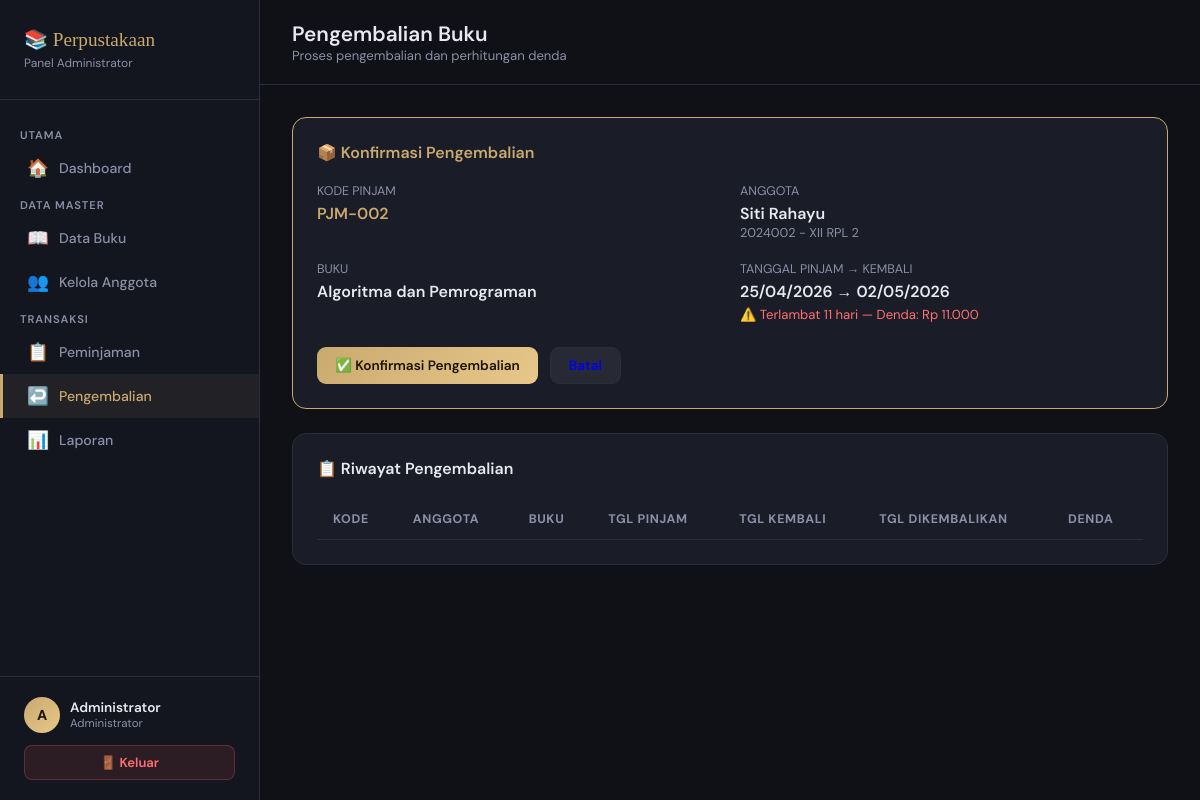
Page /admin/pengembalian.php?id=2 (signed in) on the committed database.
### tables this page shows
CREATE TABLE IF NOT EXISTS peminjaman (
    id INT AUTO_INCREMENT PRIMARY KEY,
    kode_pinjam VARCHAR(20) NOT NULL UNIQUE,
    anggota_id INT NOT NULL,
    buku_id INT NOT NULL,
    tgl_pinjam DATE NOT NULL,
    tgl_kembali DATE NOT NULL,
    tgl_pengembalian DATE NULL,
    status ENUM('dipinjam','dikembalikan','terlambat') DEFAULT 'dipinjam',
    denda INT DEFAULT 0,
    created_at TIMESTAMP DEFAULT CURRENT_TIMESTAMP,
    FOREIGN KEY (anggota_id) REFERENCES anggota(id),
    FOREIGN KEY (buku_id) REFERENCES buku(id)
);

CREATE TABLE IF NOT EXISTS anggota (
    id INT AUTO_INCREMENT PRIMARY KEY,
    nis VARCHAR(20) NOT NULL UNIQUE,
    nama VARCHAR(100) NOT NULL,
    kelas VARCHAR(20),
    alamat TEXT,
    telepon VARCHAR(15),
    user_id INT,
    created_at TIMESTAMP DEFAULT CURRENT_TIMESTAMP,
    FOREIGN KEY (user_id) REFERENCES user(id) ON DELETE SET NULL
);

CREATE TABLE IF NOT EXISTS buku (
    id INT AUTO_INCREMENT PRIMARY KEY,
    kode_buku VARCHAR(20) NOT NULL UNIQUE,
    judul VARCHAR(200) NOT NULL,
    pengarang VARCHAR(100),
    penerbit VARCHAR(100),
    tahun_terbit YEAR,
    kategori VARCHAR(50),
    stok INT DEFAULT 0,
    created_at TIMESTAMP DEFAULT CURRENT_TIMESTAMP
);

### admin/pengembalian.php (the view, shortened to what this page needs)
<?php
include "../koneksi.php";
include "../includes/navbar_admin.php";
$detail = null;
if (isset($_GET['id'])) {
    $id = (int)$_GET['id'];
    $detail = mysqli_fetch_assoc(mysqli_query($conn, "
        SELECT p.*, a.nama AS nama_anggota, a.nis, a.kelas, b.judul, b.kode_buku
        FROM peminjaman p
        JOIN anggota a ON p.anggota_id=a.id
        JOIN buku b ON p.buku_id=b.id
        WHERE p.id=$id AND p.status != 'dikembalikan'
    "));
}
?>
<div class="topbar">
    <div>
        <h1>Pengembalian Buku</h1>
        <div class="breadcrumb">Proses pengembalian dan perhitungan denda</div>
    </div>
</div>
<div class="content">
<?php if($detail): ?>
<div class="card" style="border-color:var(--gold);">
    <h3 style="font-size:1rem;font-weight:600;margin-bottom:20px;color:var(--gold);">📦 Konfirmasi Pengembalian</h3>
    <div style="display:grid;grid-template-columns:1fr 1fr;gap:20px;margin-bottom:24px;">
        <div>
            <div style="font-size:.78rem;color:var(--muted);text-transform:uppercase;margin-bottom:4px;">Kode Pinjam</div>
            <div style="font-weight:600;color:var(--gold);"><?= $detail['kode_pinjam'] ?></div>
        </div>
        <div>
            <div style="font-size:.78rem;color:var(--muted);text-transform:uppercase;margin-bottom:4px;">Anggota</div>
            <div style="font-weight:600;"><?= htmlspecialchars($detail['nama_anggota']) ?></div>
            <div style="font-size:.8rem;color:var(--muted);"><?= $detail['nis'] ?> - <?= $detail['kelas'] ?></div>
        </div>
        <div>
            <div style="font-size:.78rem;color:var(--muted);text-transform:uppercase;margin-bottom:4px;">Buku</div>
            <div style="font-weight:600;"><?= htmlspecialchars($detail['judul']) ?></div>
        </div>
        <div>
            <div style="font-size:.78rem;color:var(--muted);text-transform:uppercase;margin-bottom:4px;">Tanggal Pinjam → Kembali</div>
            <div style="font-weight:600;"><?= date('d/m/Y', strtotime($detail['tgl_pinjam'])) ?> → <?= date('d/m/Y', strtotime($detail['tgl_kembali'])) ?></div>
            <?php
            $sisa = (strtotime($detail['tgl_kembali']) - strtotime(date('Y-m-d'))) / 86400;
            if($sisa < 0): ?>
            <div style="color:#ff7070;font-size:.82rem;margin-top:4px;">⚠️ Terlambat <?= abs((int)$sisa) ?> hari — Denda: Rp <?= number_format(abs((int)$sisa)*1000,0,',','.') ?></div>
            <?php else: ?>
            <div style="color:#4dbd74;font-size:.82rem;margin-top:4px;">✅ Sisa <?= (int)$sisa ?> hari</div>
            <?php endif; ?>
        </div>
    </div>
    <form method="POST">
        <div style="display:flex;gap:12px;">
            <button type="submit" name="proses" class="btn btn-primary" onclick="return confirm('Konfirmasi pengembalian buku ini?')">✅ Konfirmasi Pengembalian</button>
            <a href="peminjaman.php" class="btn" style="background:rgba(255,255,255,.06);border:1px solid var(--border);">Batal</a>
        </div>
    </form>
</div>
<?php else: ?>
<div class="card" style="background:rgba(201,169,110,.05);border:1px solid rgba(201,169,110,.2);">
    <p style="color:var(--muted);font-size:.9rem;">Pilih transaksi dari halaman <a href="peminjaman.php" style="color:var(--gold);">Peminjaman</a> untuk memproses pengembalian.</p>
</div>
<?php endif; ?>
<div class="card">
    <h3 style="font-size:1rem;font-weight:600;margin-bottom:20px;">📋 Riwayat Pengembalian</h3>
    <table>
        <thead>
            <tr><th>Kode</th><th>Anggota</th><th>Buku</th><th>Tgl Pinjam</th><th>Tgl Kembali</th><th>Tgl Dikembalikan</th><th>Denda</th></tr>
        </thead>
    </table>
</div>
</div>
</div></body></html>

### includes/navbar_admin.php (style rules this page uses)
:root { --bg:#0f1117;--sidebar:#13161f;--card:#1a1d27;--border:#2a2d3a;--gold:#c9a96e;--gold-light:#e8c88a;--text:#e8e8f0;--muted:#8b8fa8;--danger:#e05555;--success:#4dbd74; }
* { margin:0;padding:0;box-sizing:border-box; }
body { font-family:'DM Sans',sans-serif;background:var(--bg);color:var(--text);display:flex;min-height:100vh; }
.topbar { padding:20px 32px;border-bottom:1px solid var(--border);background:var(--bg);display:flex;align-items:center;justify-content:space-between; }
.topbar h1 { font-size:1.3rem;font-weight:600; }
.topbar .breadcrumb { font-size:.82rem;color:var(--muted); }
.content { padding:32px;flex:1; }
.card { background:var(--card);border:1px solid var(--border);border-radius:14px;padding:24px;margin-bottom:24px; }
table { width:100%;border-collapse:collapse; }
thead th { text-align:left;padding:12px 16px;font-size:.78rem;color:var(--muted);text-transform:uppercase;letter-spacing:.05em;border-bottom:1px solid var(--border); }
.btn { display:inline-block;padding:9px 18px;border-radius:9px;font-size:.85rem;font-weight:600;text-decoration:none;border:none;cursor:pointer;font-family:'DM Sans',sans-serif;transition:all .2s; }
.btn-primary { background:linear-gradient(135deg,var(--gold),var(--gold-light));color:#1a1400; }

### rows in the picture
peminjaman: kode_pinjam "PJM-002", anggota.nama "Siti Rahayu", anggota.nis "2024002", anggota.kelas "XII RPL 2", buku.judul "Algoritma dan Pemrograman", tgl_pinjam "25/04/2026", tgl_kembali "02/05/2026", tgl_kembali "11", abs((int)$sisa)*1000 "11.000"

### other values in the picture
substr($_SESSION['nama'], 0, 1) "A"
$_SESSION['nama'] "Administrator"
